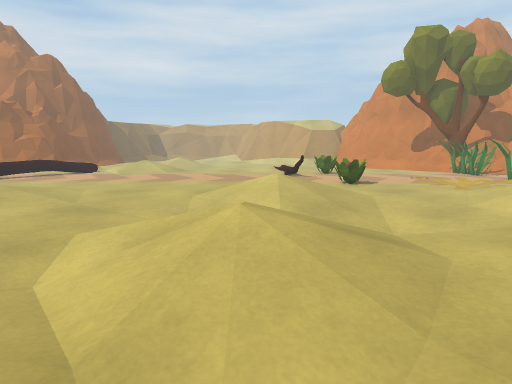
view 1 (above)

22 first-person views from a walk through a Unity game level. The camera is 1.2 m above the floor, tilts 8° down and sees 75° across. The floor is counted in squares, 0.5 m on a side. Each view is taken from the middle of a square. On the plan, view 1 faces up. The plan holds only what a view shows up to about 20 squares ahead; the rest is blank. The place goes on beyond the plan. The player is left out.

view 2
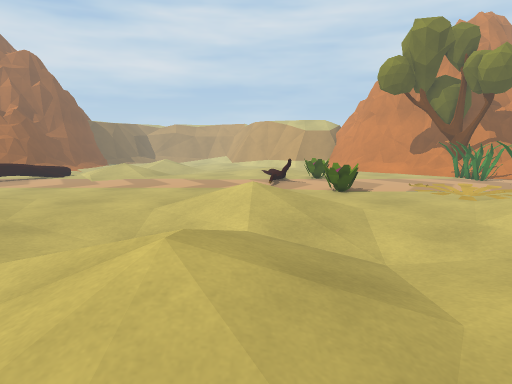

view 3
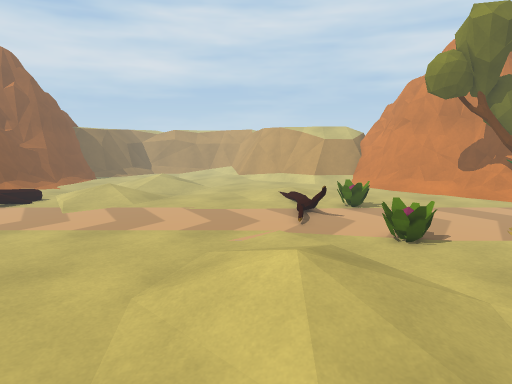

view 4
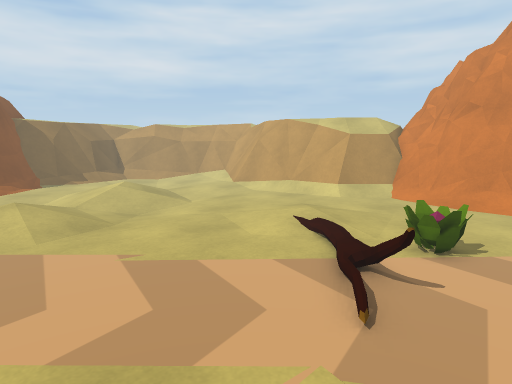

view 5
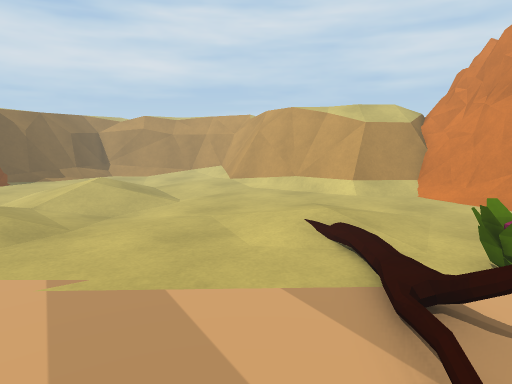

view 6
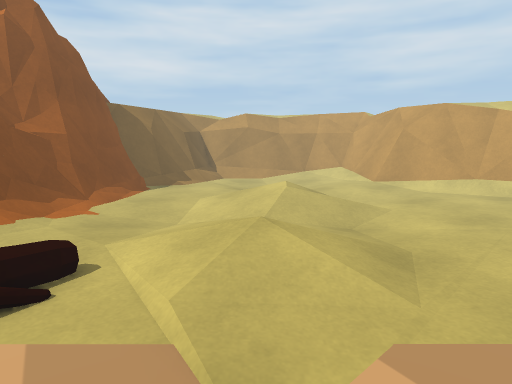

view 7
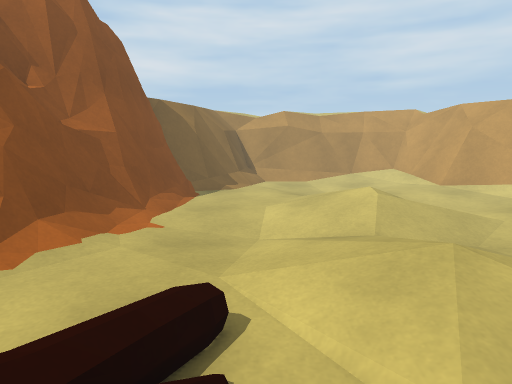

view 8
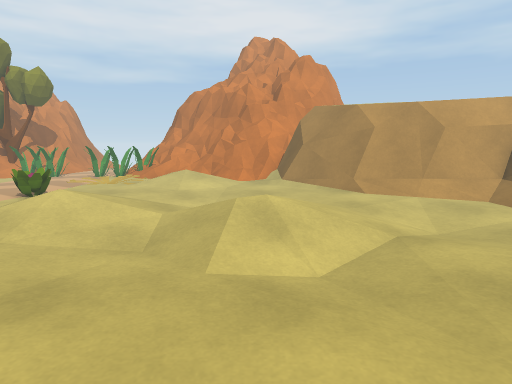

view 9
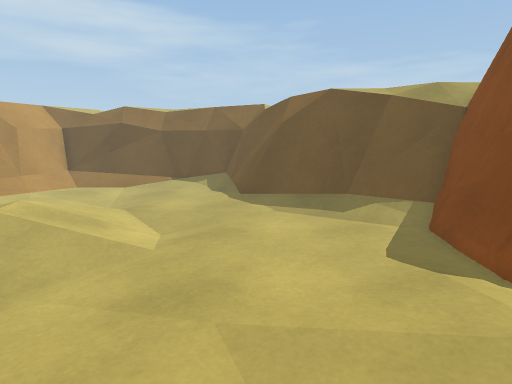

view 10
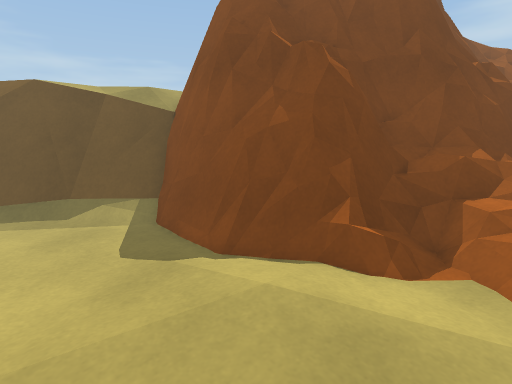

view 11
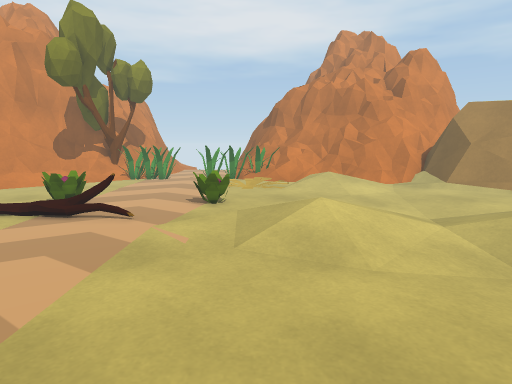

view 12
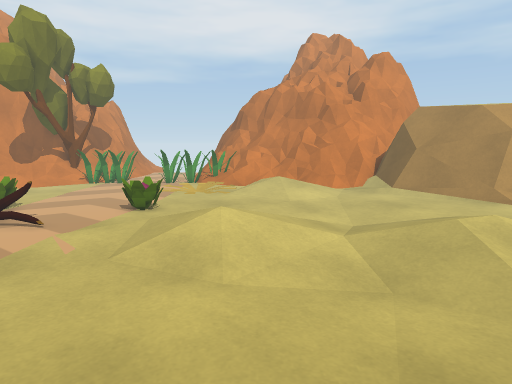

view 13
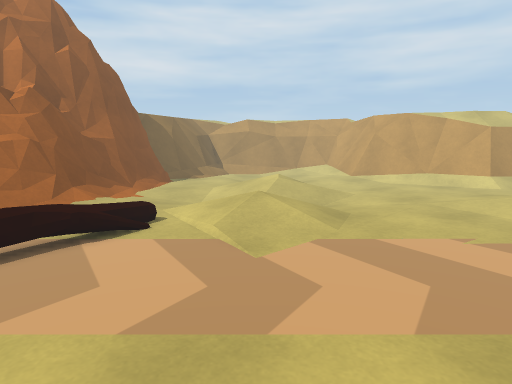

view 14
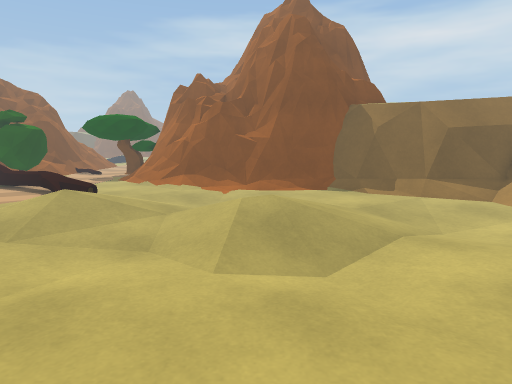

view 15
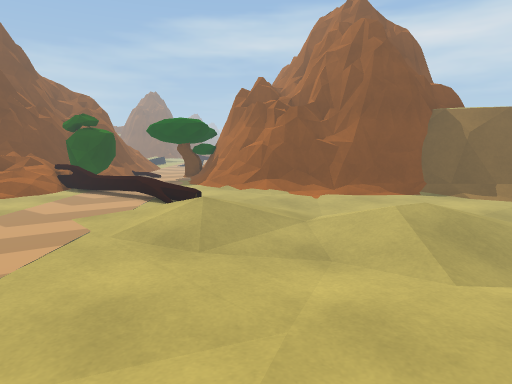

view 16
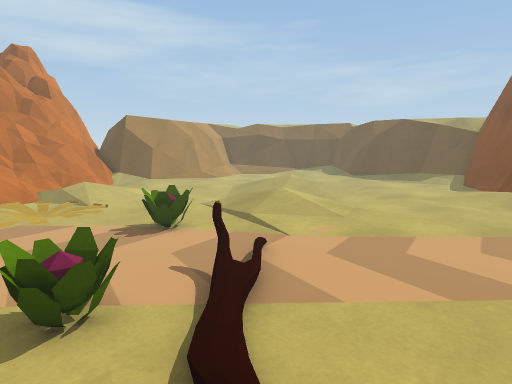

view 17
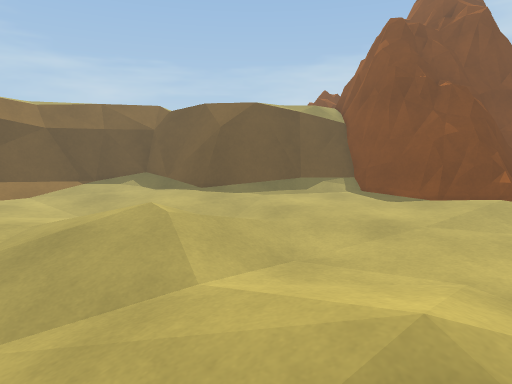

view 18
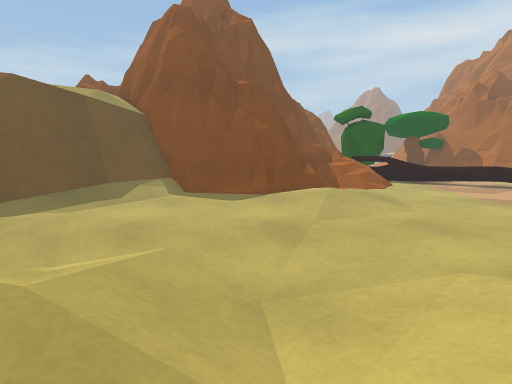

view 19
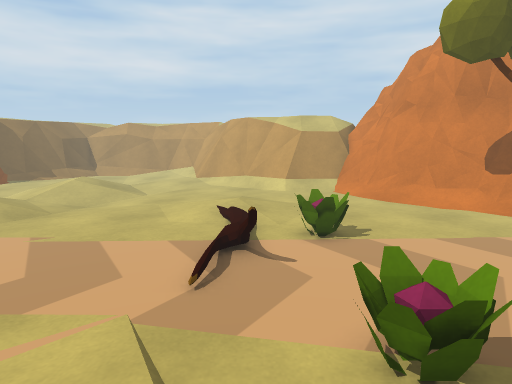

view 20
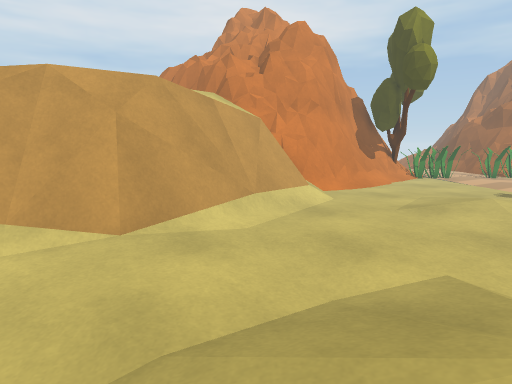

view 21
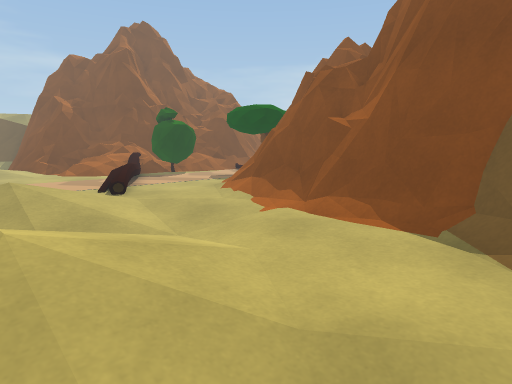

view 22
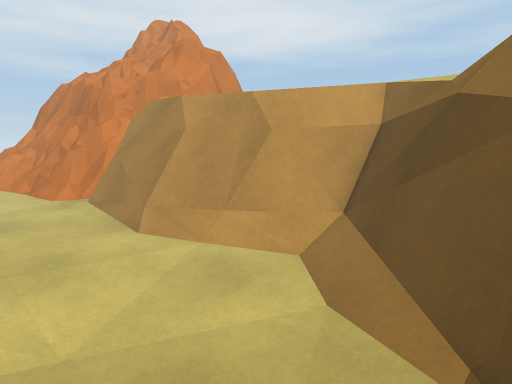

### Floor plan
Key: @ floor where view 1 was taken; # wall or solid block; . main floor; : floor 0.25 m higher than the main floor; - floor 0.25 m lower than the main floor; + floor 0.5 m higher than the main floor; * floor 0.75 m higher than the main floor; / step, stairs or slope; = window, fence, low wall or low ledge; ^ raised ledge; P plant; O other object.
Columns run from 17 left of view 1 to 11 right of it. Each row starts with its distance up from view 1.
 42   #^#..----  ..=##
 41   #=/..------..#^##
 40 ###=...-----....=####
 39 ##=/....----.....=^###
 38 #= ........--.....==###
 37 #=..........-----..#=^###
 36 #=.......::/----..../=^#####
 35 #=......:::/---....../====^#
 34 ##..--.//::..--.......///#=##
 33 = .----/.::..--........../=##
 32 //-----..///---.........../=#
 31 :.------..-----............/=
 30 :..---./..-----............//
 29 /...-.../..---...............
 28 /......:::.........:.........
 27 ......//::/..................
 26 ..../..:/:/......../.........
 25 ..../..............//.P......
 24 ...O...............//.P......
 23 ...O...............//........
 22 ..O................//........
 21 .O................./O........
 20 .O................./.........
 19 O............................
 18 O.....................P...PPP
 17 ///...................P...PPP
 16 ////......................PPP
 15 /+//............/:::......PPP
 14  +:............./:://........
 13  *#=#..:.........:::.......:/
 12 ####=#.......---../......./::
 11    ##=......-----../.---...:/
 10     #=......-----..------..:/
  9     #=......---///..-----....
  8     #=......-...::./----.....
  7     #=......--..:://.-.......
  6     ##......--//:::........./
  5     #=#....----/::........===
  4      #=#....---..........=###
  3       #==......-......../=###
  2       ##^=.....----..../=###
  1       ####=....-----...=###
  0         ##^#..---@--../=##
 -1          ##=...----...=^##
 -2          ##=/....-.../=##
 -3           #^:/......./=^^
 -4           ###=#../////=^^
 -5             ######=##=#^
 -6               ##^^^####^
 -7                       #

Positions as (right, up) in squares from view 1, and headings:
1: (0, 0), facing up
2: (1, 2), facing up
3: (0, 7), facing up
4: (0, 15), facing up
5: (0, 18), facing up
6: (-9, 20), facing up
7: (-12, 22), facing up
8: (-11, 7), facing right
9: (-7, 16), facing down
10: (-7, 16), facing down-left
11: (-9, 16), facing right
12: (-9, 13), facing right
13: (-9, 15), facing up
14: (3, 34), facing left
15: (3, 29), facing left
16: (2, 29), facing down
17: (4, 15), facing down-left
18: (3, 10), facing left
19: (3, 14), facing up
20: (-10, 37), facing right
21: (-7, 40), facing down-left
22: (-5, -2), facing right
